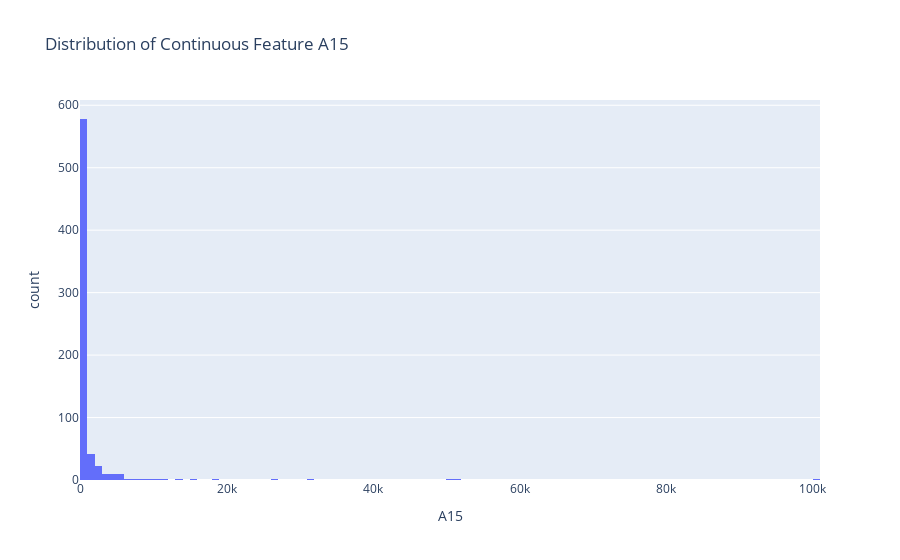
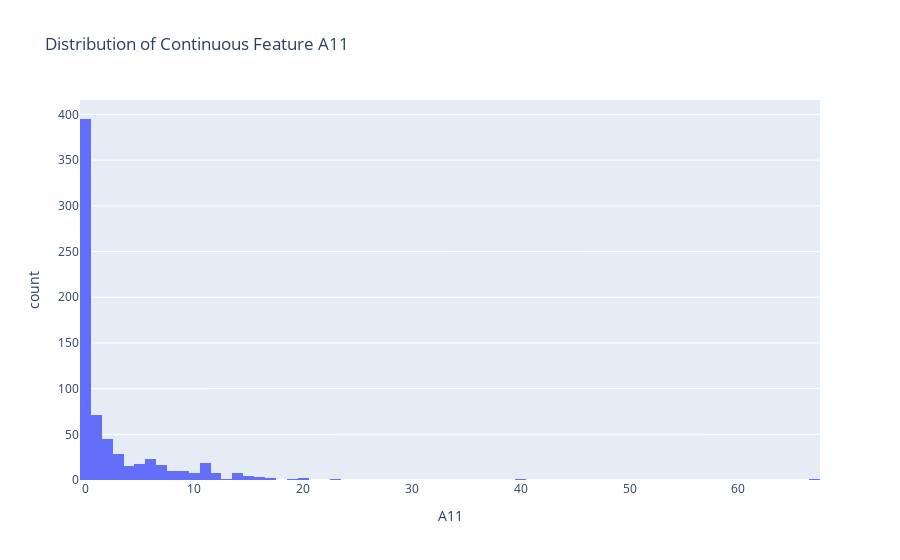

Notebook code for these charts, in order:
### Code cell
import plotly.express as px

fig = px.histogram(X, x="A15", title="Distribution of Continuous Feature A15")
fig.show()
fig = px.histogram(X, x="A11", title="Distribution of Continuous Feature A11")
fig.show()

### Figure 1 — Plotly figure (JSON) as saved in the notebook; plotly's stock layout.template omitted (floating-point values rounded to 4 significant figures; data arrays with more than 128 entries replaced by an {"elided": "..."} marker saying what was removed)
{"data": [{"alignmentgroup": "True", "bingroup": "x", "hovertemplate": "A15=%{x}<br>count=%{y}<extra></extra>", "legendgroup": "", "marker": {"color": "#636efa", "pattern": {"shape": ""}}, "name": "", "offsetgroup": "", "orientation": "v", "showlegend": false, "type": "histogram", "x": {"elided": "690 int values"}, "xaxis": "x", "yaxis": "y"}], "layout": {"barmode": "relative", "legend": {"tracegroupgap": 0}, "title": {"text": "Distribution of Continuous Feature A15"}, "xaxis": {"anchor": "y", "domain": [0, 1], "title": {"text": "A15"}}, "yaxis": {"anchor": "x", "domain": [0, 1], "title": {"text": "count"}}}}

### Figure 2 — Plotly figure (JSON) as saved in the notebook; plotly's stock layout.template omitted (floating-point values rounded to 4 significant figures; data arrays with more than 128 entries replaced by an {"elided": "..."} marker saying what was removed)
{"data": [{"alignmentgroup": "True", "bingroup": "x", "hovertemplate": "A11=%{x}<br>count=%{y}<extra></extra>", "legendgroup": "", "marker": {"color": "#636efa", "pattern": {"shape": ""}}, "name": "", "offsetgroup": "", "orientation": "v", "showlegend": false, "type": "histogram", "x": {"elided": "690 int values"}, "xaxis": "x", "yaxis": "y"}], "layout": {"barmode": "relative", "legend": {"tracegroupgap": 0}, "title": {"text": "Distribution of Continuous Feature A11"}, "xaxis": {"anchor": "y", "domain": [0, 1], "title": {"text": "A11"}}, "yaxis": {"anchor": "x", "domain": [0, 1], "title": {"text": "count"}}}}
